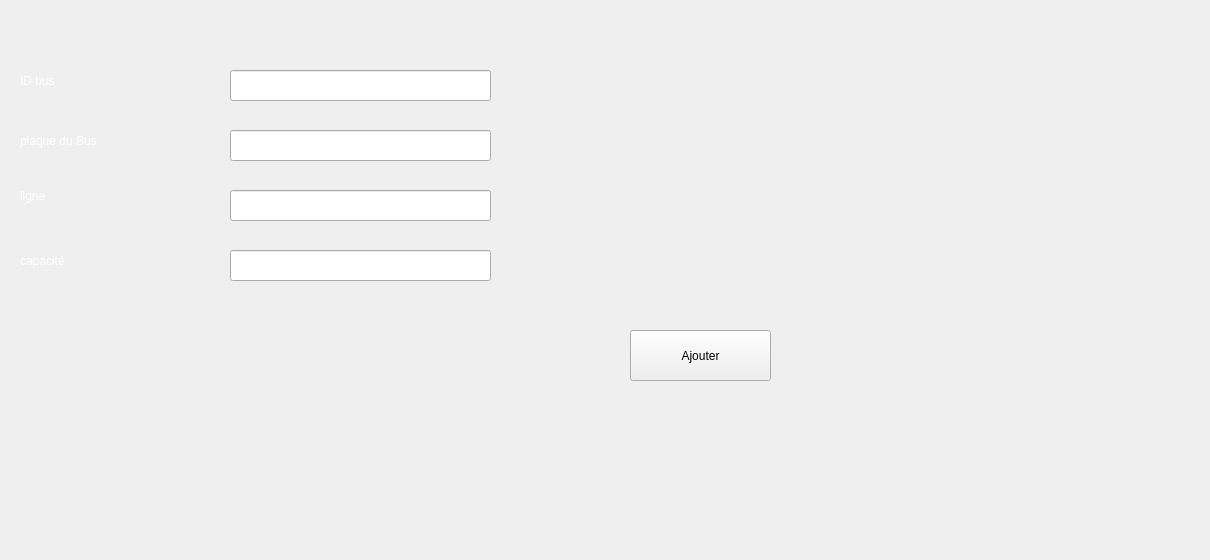
     <widget class="QWidget" name="tab_5">
      <attribute name="title">
       <string>ajouter Bus </string>
      </attribute>
      <widget class="QLabel" name="label_6">
       <property name="geometry">
        <rect>
         <x>20</x>
         <y>120</y>
         <width>161</width>
         <height>41</height>
        </rect>
       </property>
       <property name="styleSheet">
        <string notr="true">color: rgb(255, 255, 255);
font: 14pt &quot;MS Shell Dlg 2&quot;;</string>
       </property>
       <property name="text">
        <string>plaque du Bus </string>
       </property>
      </widget>
      <widget class="QLineEdit" name="le_id">
       <property name="geometry">
        <rect>
         <x>230</x>
         <y>70</y>
         <width>261</width>
         <height>31</height>
        </rect>
       </property>
      </widget>
      <widget class="QLineEdit" name="le_plaque">
       <property name="geometry">
        <rect>
         <x>230</x>
         <y>130</y>
         <width>261</width>
         <height>31</height>
        </rect>
       </property>
      </widget>
      <widget class="QLineEdit" name="le_ligne">
       <property name="geometry">
        <rect>
         <x>230</x>
         <y>190</y>
         <width>261</width>
         <height>31</height>
        </rect>
       </property>
      </widget>
      <widget class="QLabel" name="label_10">
       <property name="geometry">
        <rect>
         <x>20</x>
         <y>70</y>
         <width>121</width>
         <height>21</height>
        </rect>
       </property>
       <property name="styleSheet">
        <string notr="true">color: rgb(255, 255, 255);
font: 75 14pt &quot;MS Shell Dlg 2&quot;;</string>
       </property>
       <property name="text">
        <string>ID bus</string>
       </property>
      </widget>
      <widget class="QLineEdit" name="le_capacite">
       <property name="geometry">
        <rect>
         <x>230</x>
         <y>250</y>
         <width>261</width>
         <height>31</height>
        </rect>
       </property>
      </widget>
      <widget class="QPushButton" name="pb_ajouter">
       <property name="geometry">
        <rect>
         <x>630</x>
         <y>330</y>
         <width>141</width>
         <height>51</height>
        </rect>
       </property>
       <property name="text">
        <string>Ajouter</string>
       </property>
      </widget>
      <widget class="QLabel" name="label_11">
       <property name="geometry">
        <rect>
         <x>20</x>
         <y>240</y>
         <width>151</width>
         <height>41</height>
        </rect>
       </property>
       <property name="styleSheet">
        <string notr="true">color: rgb(255, 255, 255);
font: 14pt &quot;MS Shell Dlg 2&quot;;</string>
       </property>
       <property name="text">
        <string>capacité</string>
       </property>
      </widget>
      <widget class="QLabel" name="label">
       <property name="geometry">
        <rect>
         <x>20</x>
         <y>180</y>
         <width>101</width>
         <height>31</height>
        </rect>
       </property>
       <property name="styleSheet">
        <string notr="true">color: rgb(255, 255, 255);
font: 14pt &quot;MS Shell Dlg 2&quot;;</string>
       </property>
       <property name="text">
        <string>ligne</string>
       </property>
      </widget>
      <widget class="QLabel" name="label_7">
       <property name="geometry">
        <rect>
         <x>-30</x>
         <y>-20</y>
         <width>1201</width>
         <height>551</height>
        </rect>
       </property>
       <property name="text">
        <string/>
       </property>
       <property name="pixmap">
        <pixmap>../../Downloads/bac.png</pixmap>
       </property>
      </widget>
      <zorder>label_7</zorder>
      <zorder>label_6</zorder>
      <zorder>le_id</zorder>
      <zorder>le_plaque</zorder>
      <zorder>le_ligne</zorder>
      <zorder>label_10</zorder>
      <zorder>le_capacite</zorder>
      <zorder>pb_ajouter</zorder>
      <zorder>label_11</zorder>
      <zorder>label</zorder>
     </widget>
